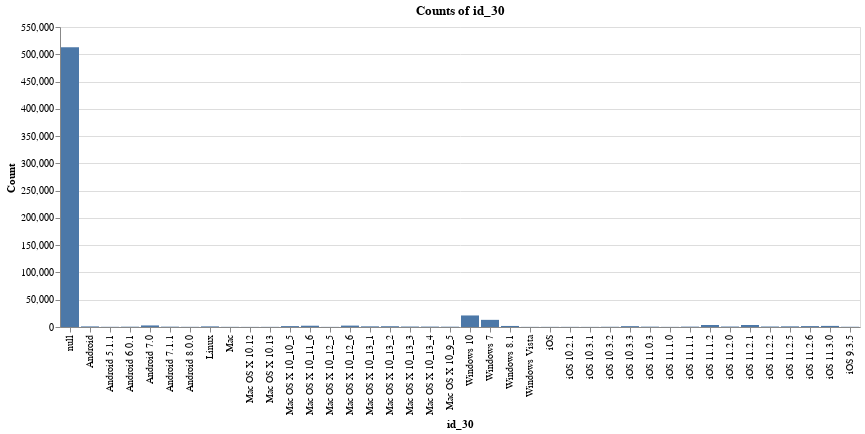
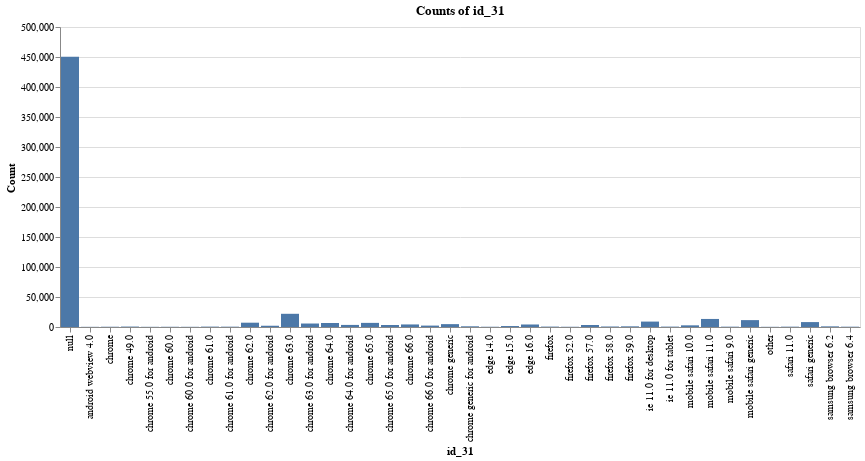
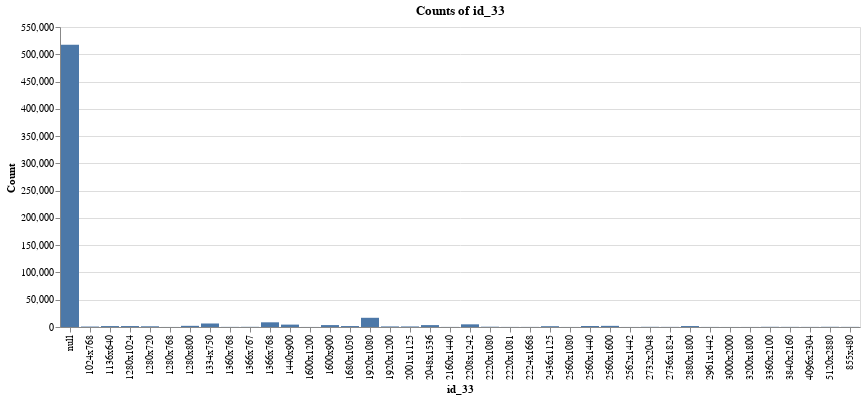
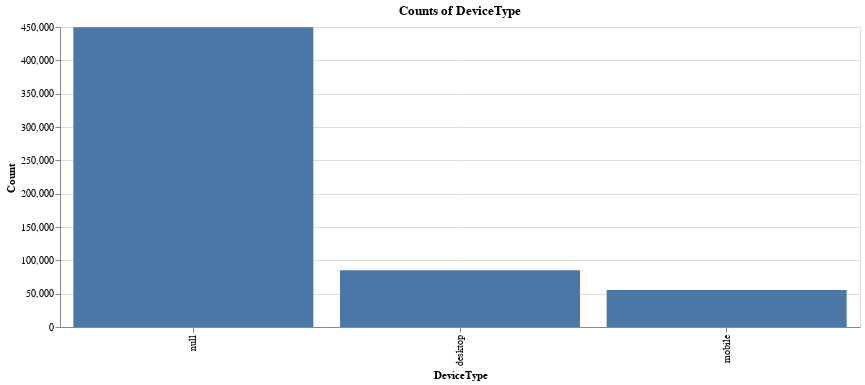

The notebook cell saved with these charts, in order:
### Markdown cell above
Here we can see some information about client's device. It is important to be careful here - some of information could be for old devices and may be absent from test data.

### Code cell
for i in ['id_30', 'id_31', 'id_33', 'DeviceType', 'DeviceInfo']:
    feature_count = train[i].value_counts(dropna=False)[:40].reset_index().rename(columns={i: 'count', 'index': i})
    chart = alt.Chart(feature_count).mark_bar().encode(
                x=alt.X(f"{i}:N", axis=alt.Axis(title=i)),
                y=alt.Y('count:Q', axis=alt.Axis(title='Count')),
                tooltip=[i, 'count']
            ).properties(title=f"Counts of {i}", width=800)
    chart.display()

### Figure 1 — Vega-Lite specification as saved in the notebook (floating-point values rounded to 4 significant figures)
{"config": {"view": {"continuousWidth": 400, "continuousHeight": 300}}, "data": {"name": "data-7e51b6874dd5ea9046a09b7e51a17ef8"}, "mark": "bar", "encoding": {"tooltip": [{"type": "nominal", "field": "id_30"}, {"type": "quantitative", "field": "count"}], "x": {"type": "nominal", "axis": {"title": "id_30"}, "field": "id_30"}, "y": {"type": "quantitative", "axis": {"title": "Count"}, "field": "count"}}, "title": "Counts of id_30", "width": 800, "$schema": "https://vega.github.io/schema/vega-lite/v4.0.0.json", "datasets": {"data-7e51b6874dd5ea9046a09b7e51a17ef8": [{"id_30": null, "count": 512975}, {"id_30": "Windows 10", "count": 21155}, {"id_30": "Windows 7", "count": 13110}, {"id_30": "iOS 11.2.1", "count": 3722}, {"id_30": "iOS 11.1.2", "count": 3699}, {"id_30": "Android 7.0", "count": 2871}, {"id_30": "Mac OS X 10_12_6", "count": 2559}, {"id_30": "Mac OS X 10_11_6", "count": 2348}, {"id_30": "iOS 11.3.0", "count": 2016}, {"id_30": "Windows 8.1", "count": 1914}, {"id_30": "Mac OS X 10_10_5", "count": 1651}, {"id_30": "iOS 11.2.6", "count": 1647}, {"id_30": "iOS 10.3.3", "count": 1558}, {"id_30": "Mac OS X 10_13_2", "count": 1421}, {"id_30": "Mac OS X 10_13_1", "count": 1211}, {"id_30": "iOS 11.2.5", "count": 1200}, {"id_30": "Linux", "count": 1136}, {"id_30": "Android", "count": 1079}, {"id_30": "iOS 11.2.2", "count": 902}, {"id_30": "Mac OS X 10_13_3", "count": 860}, {"id_30": "iOS 11.2.0", "count": 852}, {"id_30": "Mac OS X 10_13_4", "count": 759}, {"id_30": "iOS 11.1.1", "count": 700}, {"id_30": "iOS 11.0.3", "count": 659}, {"id_30": "Android 7.1.1", "count": 630}, {"id_30": "Mac OS X 10_9_5", "count": 570}, {"id_30": "Android 6.0.1", "count": 566}, {"id_30": "iOS 10.3.2", "count": 428}, {"id_30": "iOS 9.3.5", "count": 414}, {"id_30": "Android 5.1.1", "count": 350}, {"id_30": "Android 8.0.0", "count": 343}, {"id_30": "Mac", "count": 303}, {"id_30": "Mac OS X 10.13", "count": 287}, {"id_30": "iOS 10.2.1", "count": 285}, {"id_30": "iOS", "count": 274}, {"id_30": "iOS 11.1.0", "count": 271}, {"id_30": "Windows Vista", "count": 246}, {"id_30": "iOS 10.3.1", "count": 236}, {"id_30": "Mac OS X 10.12", "count": 218}, {"id_30": "Mac OS X 10_12_5", "count": 217}]}}

### Figure 2 — Vega-Lite specification as saved in the notebook (floating-point values rounded to 4 significant figures)
{"config": {"view": {"continuousWidth": 400, "continuousHeight": 300}}, "data": {"name": "data-05c6f1c47a207e3817ecb1324aeffd29"}, "mark": "bar", "encoding": {"tooltip": [{"type": "nominal", "field": "id_31"}, {"type": "quantitative", "field": "count"}], "x": {"type": "nominal", "axis": {"title": "id_31"}, "field": "id_31"}, "y": {"type": "quantitative", "axis": {"title": "Count"}, "field": "count"}}, "title": "Counts of id_31", "width": 800, "$schema": "https://vega.github.io/schema/vega-lite/v4.0.0.json", "datasets": {"data-05c6f1c47a207e3817ecb1324aeffd29": [{"id_31": null, "count": 450258}, {"id_31": "chrome 63.0", "count": 22000}, {"id_31": "mobile safari 11.0", "count": 13423}, {"id_31": "mobile safari generic", "count": 11474}, {"id_31": "ie 11.0 for desktop", "count": 9030}, {"id_31": "safari generic", "count": 8195}, {"id_31": "chrome 62.0", "count": 7182}, {"id_31": "chrome 65.0", "count": 6871}, {"id_31": "chrome 64.0", "count": 6711}, {"id_31": "chrome 63.0 for android", "count": 5806}, {"id_31": "chrome generic", "count": 4778}, {"id_31": "chrome 66.0", "count": 4264}, {"id_31": "edge 16.0", "count": 4188}, {"id_31": "chrome 64.0 for android", "count": 3473}, {"id_31": "chrome 65.0 for android", "count": 3336}, {"id_31": "firefox 57.0", "count": 3315}, {"id_31": "mobile safari 10.0", "count": 2779}, {"id_31": "chrome 66.0 for android", "count": 2349}, {"id_31": "chrome 62.0 for android", "count": 2097}, {"id_31": "edge 15.0", "count": 1600}, {"id_31": "chrome generic for android", "count": 1158}, {"id_31": "firefox 59.0", "count": 1099}, {"id_31": "samsung browser 6.2", "count": 1061}, {"id_31": "firefox 58.0", "count": 833}, {"id_31": "chrome 49.0", "count": 719}, {"id_31": "firefox", "count": 673}, {"id_31": "ie 11.0 for tablet", "count": 647}, {"id_31": "chrome 61.0", "count": 642}, {"id_31": "safari 11.0", "count": 550}, {"id_31": "mobile safari 9.0", "count": 541}, {"id_31": "chrome 61.0 for android", "count": 538}, {"id_31": "samsung browser 6.4", "count": 509}, {"id_31": "chrome", "count": 428}, {"id_31": "edge 14.0", "count": 419}, {"id_31": "firefox 52.0", "count": 394}, {"id_31": "chrome 60.0", "count": 371}, {"id_31": "chrome 60.0 for android", "count": 325}, {"id_31": "other", "count": 312}, {"id_31": "chrome 55.0 for android", "count": 302}, {"id_31": "android webview 4.0", "count": 285}]}}

### Figure 3 — Vega-Lite specification as saved in the notebook (floating-point values rounded to 4 significant figures)
{"config": {"view": {"continuousWidth": 400, "continuousHeight": 300}}, "data": {"name": "data-24477397c9e0b2b4cce50e003da2eefa"}, "mark": "bar", "encoding": {"tooltip": [{"type": "nominal", "field": "id_33"}, {"type": "quantitative", "field": "count"}], "x": {"type": "nominal", "axis": {"title": "id_33"}, "field": "id_33"}, "y": {"type": "quantitative", "axis": {"title": "Count"}, "field": "count"}}, "title": "Counts of id_33", "width": 800, "$schema": "https://vega.github.io/schema/vega-lite/v4.0.0.json", "datasets": {"data-24477397c9e0b2b4cce50e003da2eefa": [{"id_33": null, "count": 517251}, {"id_33": "1920x1080", "count": 16874}, {"id_33": "1366x768", "count": 8605}, {"id_33": "1334x750", "count": 6447}, {"id_33": "2208x1242", "count": 4900}, {"id_33": "1440x900", "count": 4384}, {"id_33": "1600x900", "count": 3510}, {"id_33": "2048x1536", "count": 3482}, {"id_33": "1280x800", "count": 2149}, {"id_33": "2560x1600", "count": 2093}, {"id_33": "2560x1440", "count": 1865}, {"id_33": "2880x1800", "count": 1756}, {"id_33": "1280x1024", "count": 1743}, {"id_33": "1680x1050", "count": 1727}, {"id_33": "1136x640", "count": 1712}, {"id_33": "2436x1125", "count": 1484}, {"id_33": "1280x720", "count": 1318}, {"id_33": "1920x1200", "count": 1056}, {"id_33": "2001x1125", "count": 1020}, {"id_33": "1024x768", "count": 824}, {"id_33": "2220x1080", "count": 544}, {"id_33": "5120x2880", "count": 397}, {"id_33": "3360x2100", "count": 380}, {"id_33": "2732x2048", "count": 354}, {"id_33": "1366x767", "count": 335}, {"id_33": "3840x2160", "count": 263}, {"id_33": "855x480", "count": 250}, {"id_33": "2736x1824", "count": 241}, {"id_33": "1360x768", "count": 224}, {"id_33": "4096x2304", "count": 208}, {"id_33": "2224x1668", "count": 194}, {"id_33": "2220x1081", "count": 176}, {"id_33": "2160x1440", "count": 168}, {"id_33": "2961x1442", "count": 157}, {"id_33": "3200x1800", "count": 124}, {"id_33": "2560x1080", "count": 103}, {"id_33": "2562x1442", "count": 99}, {"id_33": "1600x1200", "count": 97}, {"id_33": "1280x768", "count": 90}, {"id_33": "3000x2000", "count": 88}]}}

### Figure 4 — Vega-Lite specification as saved in the notebook (floating-point values rounded to 4 significant figures)
{"config": {"view": {"continuousWidth": 400, "continuousHeight": 300}}, "data": {"name": "data-b834df04e00b6399c72eb52e59741b20"}, "mark": "bar", "encoding": {"tooltip": [{"type": "nominal", "field": "DeviceType"}, {"type": "quantitative", "field": "count"}], "x": {"type": "nominal", "axis": {"title": "DeviceType"}, "field": "DeviceType"}, "y": {"type": "quantitative", "axis": {"title": "Count"}, "field": "count"}}, "title": "Counts of DeviceType", "width": 800, "$schema": "https://vega.github.io/schema/vega-lite/v4.0.0.json", "datasets": {"data-b834df04e00b6399c72eb52e59741b20": [{"DeviceType": null, "count": 449730}, {"DeviceType": "desktop", "count": 85165}, {"DeviceType": "mobile", "count": 55645}]}}
